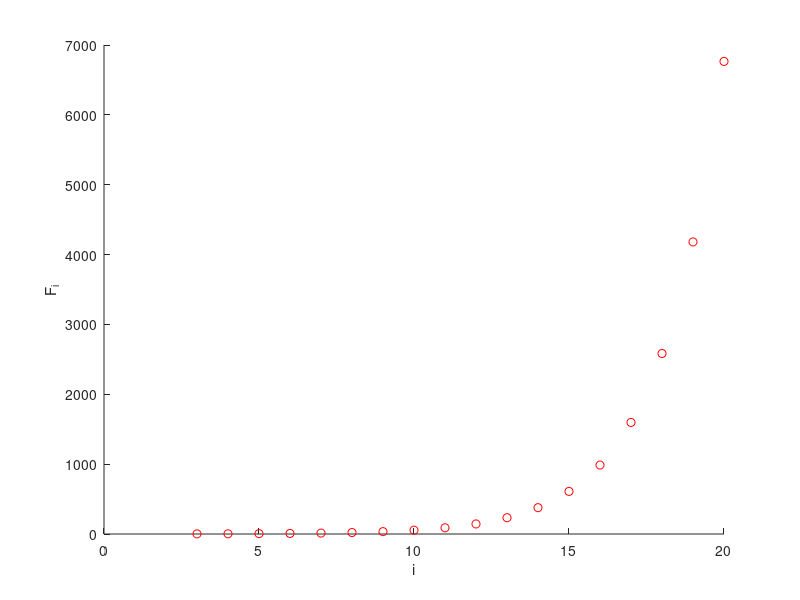

Write the MATLAB code that produced this figure.
% Plotting first 20 Fibonacci numbers
%
% Precondition: none
%
% Postcondition: plot of the first 20 Fibonacci numbers
%

clf;
hold on

F1 = 1; %F(i-2)
F2 = 1; %F(i-1)
for i = 3:20
    Fi = F2 + F1;
    % now thinking about what I need for (i + 1)
    prev_1 = Fi; % current i will be i-1
    prev_2 = F2; % current i-1 will be i-2
    F1 = prev_2;
    F2 = prev_1;
    plot(i,Fi,'ro')
end
xlabel('i')
ylabel('F_i')